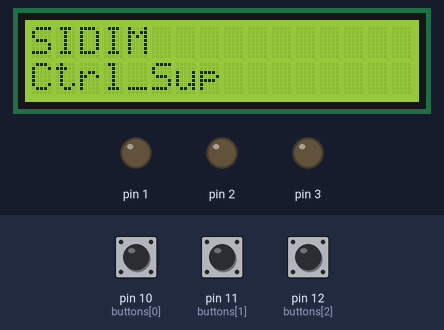
Simulated run of this sketch. Board: Arduino Uno, built with avr-gcc and run on an emulated ATmega328P. Shown: 16×2 character LCD, output pins drawn as LEDs (lit = HIGH). Dashed ring = blinking. The inputs (shaded band) are chosen by the test bench; at power-on: pin 10 (buttons[0]) HIGH, pin 11 (buttons[1]) HIGH, pin 12 (buttons[2]) HIGH.

Above: at 2.2 s.
2.3 s: pin 10 (buttons[0]) pulled LOW for 0.15 s
At 3.4 s:
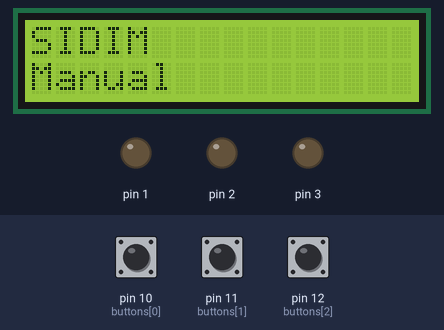
3.9 s: pin 11 (buttons[1]) pulled LOW for 0.15 s
At 4.7 s:
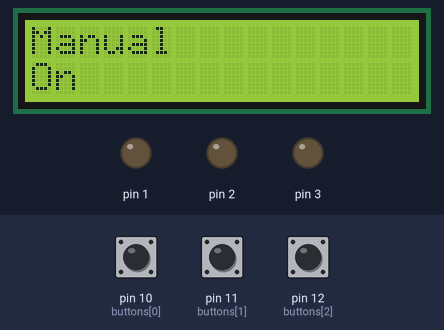
5.5 s: pin 11 (buttons[1]) pulled LOW for 1 s
At 7.6 s:
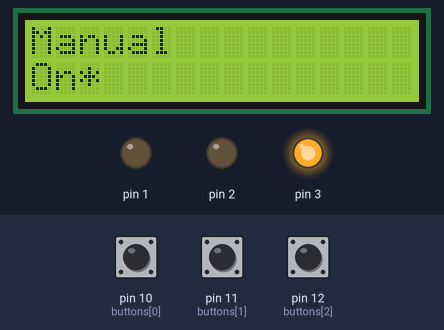
8.0 s: pin 10 (buttons[0]) pulled LOW for 1 s
At 10.2 s:
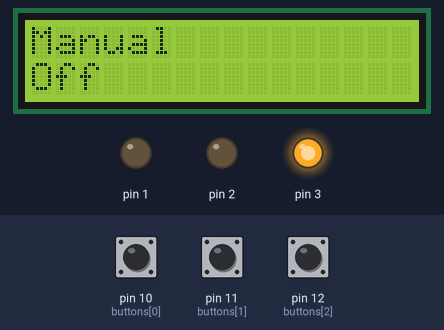
10.5 s: pin 11 (buttons[1]) pulled LOW for 0.15 s
At 12.7 s:
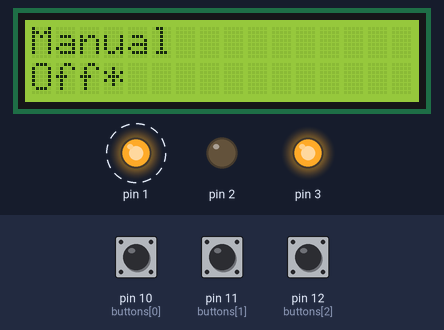
12.8 s: pin 12 (buttons[2]) pulled LOW for 3.2 s
At 16.47 s:
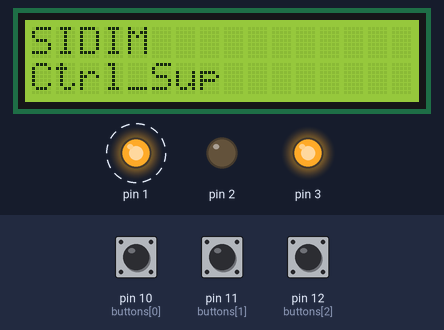
Timing chart, 0 to 19.1 s (numbered marks = the images above; inputs shaded):
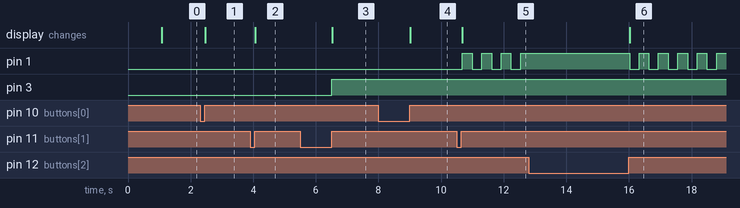

Measured:
- after the input at 2.3 s, the display: changes after 0.17 s (image 1)
- after the input at 3.9 s, the display: changes after 0.17 s (image 2)
- after the input at 5.5 s, pin 3: LOW → HIGH after 1.0 s; the display: changes after 1.0 s (image 3)
- after the input at 8.0 s, the display: changes after 1.0 s (image 4)
- after the input at 10.5 s, pin 1: alternates HIGH for 0.31 s and LOW for 0.31 s, starting after 0.18 s; the display: changes after 0.18 s (image 5)
- after the input at 12.8 s, the display: changes after 3.2 s (image 6)

The sketch:

ihm_lcd_sys.ino
```cpp
#include <LiquidCrystal.h>
//LiquidCrystal lcd(12, 11, 10, 5, 4, 3, 2); // ARDUINO UNO
//LiquidCrystal lcd(3, 2, 1, 7, 8, 9, 10); // ATTINY84
LiquidCrystal lcd(8, 9, 4, 5, 6, 7);
//byte buttons[] = {6,7,8}; //10 for additional pin
byte buttons[] = {10,11,12}; //10 for additional pin
const byte nrButtons = 3; // change to 4 if additional button added
int menusize = 10;
/*
String menu[] = {
  "Menu",                   //0
  "Menu>LED",               //1
  "Menu>LED>Off",           //2
  "Menu>LED>On",            //3
  "Menu>LED>Fade",          //4
  "Menu>LED>Blink",         //5
  "Menu>LCDlight",          //6
  "Menu>Nothing1",          //7
  "Menu>Nothing2",          //8
  "Menu>Nothing3"           //9
};
*/
String menu[] = {
  "SIDIM",                //0
  "SIDIM>Ctrl_Sup",               //1
  "SIDIM>Ctrl_Sup>Off",          //2
  "SIDIM>Ctrl_Sup>On",           //3
  "SIDIM>Manual",            //4
  "SIDIM>Manual>Off",           //5
  "SIDIM>Manual>On",             //6
  "SIDIM>Teste",          //7
  "SIDIM>Teste>Robo",          //8
  "SIDIM>Teste>Esteira"           //9
};

int t;
byte pressedButton, currentPos,currentPosParent, possiblePos[20], possiblePosCount, possiblePosScroll = 0;
String parent = "";

int brightness;
int LCDtoggle = 0;
int fadeAmount = 5;
unsigned long timer = (millis() / 10);
int ledMode = 0;

void updateMenu () {
  possiblePosCount = 0;
  while (possiblePosCount == 0) {

    for (t = 1; t < menusize;t++) {
      if (mid(menu[t],1,inStrRev(menu[t],">")-1).equals(menu[currentPos])) {
        possiblePos[possiblePosCount]  =  t;
        possiblePosCount = possiblePosCount + 1;
      }
    }

    //find the current parent for the current menu
    parent = mid(menu[currentPos],1,inStrRev(menu[currentPos],">")-1);
    currentPosParent = 0;
    for (t = 0; t < menusize; t++) {
       if (parent == menu[t]) {currentPosParent = t;}
    }

    // reached the end of the Menu line
    // Add the "*" is the functionallity is chosen
    if (possiblePosCount == 0) {
      //Menu Option Items
      switch (currentPos) {
        case 2:
        case 3:
        case 4:
        case 5://Choose between 2,3,4,5
          for (t = 2; t<6; t++) {
            if (mid(menu[t],len(menu[t]),1) == "*") {
              menu[t] = mid(menu[t],1,len(menu[t])-1);
            }
          }
          menu[currentPos] = menu[currentPos] + "*";
        break;
        case 6: //Toggle
          if (mid(menu[currentPos],len(menu[currentPos]),1) == "*") {
            menu[currentPos] = mid(menu[currentPos],1,len(menu[currentPos])-1);
          } else {
            menu[currentPos] = menu[currentPos] + "*";
          }

        break;
      }

      //Set Variables
      switch (currentPos) {
        case 2:
          ledMode = 0;
        break;
        case 3:
          ledMode = 1;
        break;
        case 4:
          brightness = 128;
          ledMode = 2;
        break;
        case 5:
          brightness = 0;
          ledMode = 3;
        break;
        case 6:
          LCDtoggle = abs(LCDtoggle - 1);
          //digitalWrite(13,LCDtoggle);
          digitalWrite(3,LCDtoggle);
        break;
      }
      // go to the parent
      currentPos = currentPosParent;
    }
  }
    lcd.clear();
    lcd.setCursor(0,0);
    lcd.print(mid(menu[currentPos],inStrRev(menu[currentPos],">")+1,
      len(menu[currentPos]) - inStrRev(menu[currentPos],">")));
    lcd.setCursor(0,1);
    lcd.print(mid(menu[possiblePos[possiblePosScroll]],
      inStrRev(menu[possiblePos[possiblePosScroll]],">")+1,
      len(menu[possiblePos[possiblePosScroll]]) - inStrRev(menu[possiblePos[possiblePosScroll]],">")));

}

// Look for a button press
byte checkButtonPress() {
  byte bP = 0;
  byte rBp = 0;
  for (t = 0; t<nrButtons;t++) {
    if (digitalRead(buttons[t]) == 0) {bP = (t + 1);}
  }
  rBp = bP;
  while (bP != 0) { // wait while the button is still down
    bP = 0;
    for (t = 0; t<nrButtons;t++) {
      if (digitalRead(buttons[t]) == 0) {bP = (t + 1);}
    }
  }
  return rBp;
}

void setup() {

  lcd.begin(16,2);
  lcd.clear();
  //  set up buttons (nrButtons = number of Buttons)
  for (t=0;t<nrButtons;t++) {
    pinMode(buttons[t],INPUT_PULLUP);
  }
  // Output pins under control
  //pinMode(13,OUTPUT);
  //pinMode(9,OUTPUT);

  pinMode(3,OUTPUT);
  pinMode(2,OUTPUT);

  lcd.setCursor(0,0);
  lcd.print("Starting...");
  delay(1000);
  // call for the update function
  updateMenu();
}

void loop() {
  switch (ledMode) {
    case 0:
      //analogWrite(9, 0);
      analogWrite(1, 0);
    break;
    case 1:
      //analogWrite(9, 255);
      analogWrite(1, 255);
    break;
    case 3:
      if ((millis() / 10) - timer > 30) {
        timer = (millis() / 10);
        brightness = abs(brightness - 255);
        timer = (millis() / 10);
        //analogWrite(9, brightness);
        analogWrite(1, brightness);
      }
    break;
    case 2:
      if ((millis() / 10) - timer > 3) {
        timer = (millis() / 10);
        //analogWrite(9, brightness);
        analogWrite(1, brightness);
        brightness = brightness + fadeAmount;
        if (brightness <= 0 || brightness >= 255) {
          fadeAmount = -fadeAmount;
        }
      }
    break;
  }

  pressedButton = checkButtonPress();
  if (pressedButton !=0) {
    switch (pressedButton) {
      case 1:
          possiblePosScroll = (possiblePosScroll + 1) % possiblePosCount; // Scroll
      break;
      // If I wanted a 4 button controll of the menu
      //case 4:
        //  possiblePosScroll = (possiblePosScroll + possiblePosCount - 1) % possiblePosCount; // Scroll
      //break;
      case 2:
        currentPos = possiblePos[possiblePosScroll]; //Okay
      break;
      case 3:
        currentPos = currentPosParent; //Back
        possiblePosScroll = 0;
      break;
    }
    updateMenu();
  }
}
```

functions.ino
```cpp
//
String mid(String str, int start, int len) {
   int t = 0;
   String u = "";
   for (t = 0; t < len;t++) {
    u = u + str.charAt(t+start-1);
   }
   return u;
}

int inStrRev(String str,String chr) {
  int t = str.length() - 1;
  int u = 0;
   while (t > -1) {
    if (str.charAt(t) == chr.charAt(0)) {
      u = t + 1;
      t = -1;
    }
    t = t - 1;
   }
  return u;
}

// return the lenght of a string
int len(String str) {
  return str.length();
}
```
